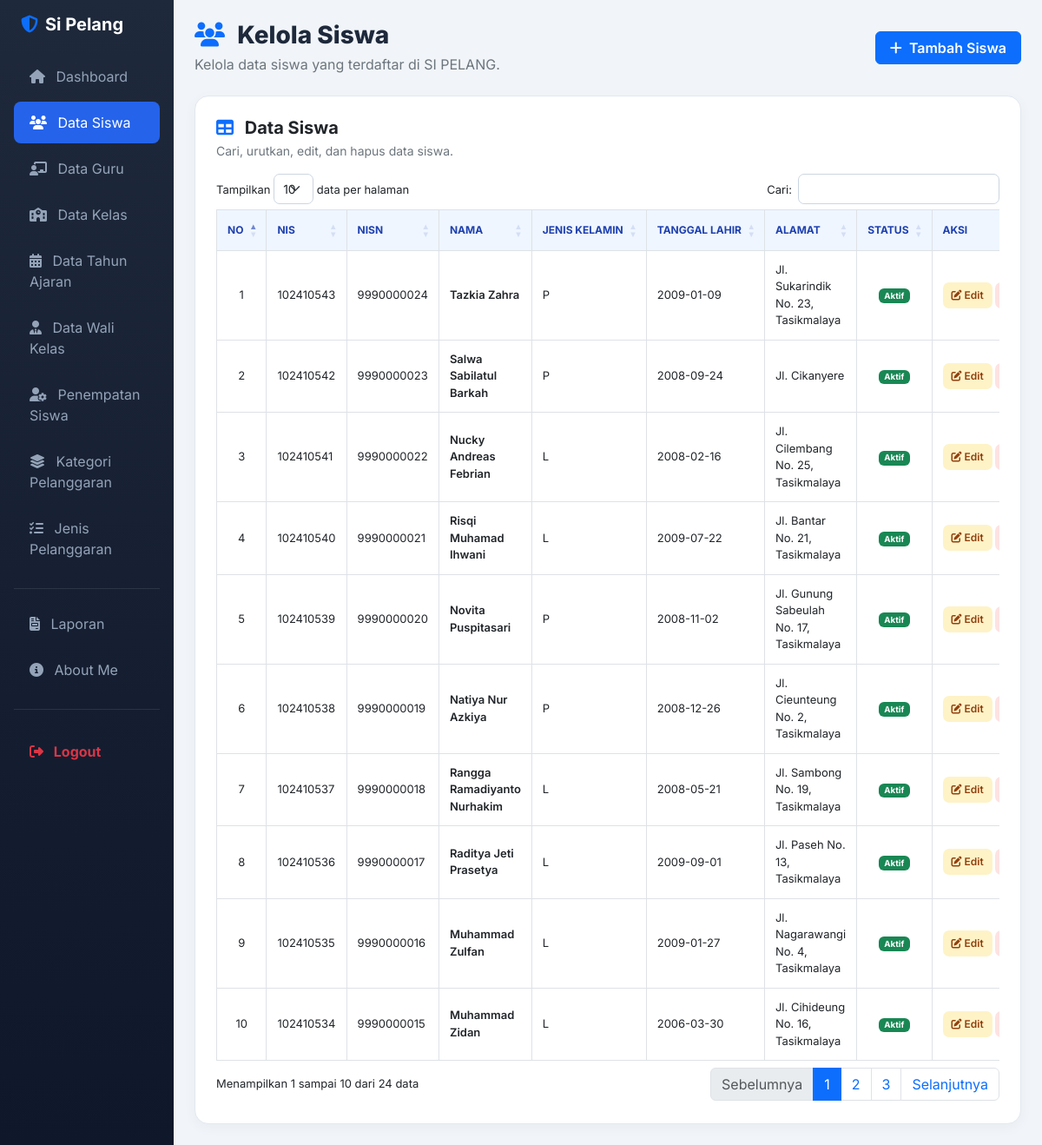
/kelola_siswa.php (signed in), run on the app's committed database.
### tables this page shows
CREATE TABLE `t_siswa` (
  `id` int(11) NOT NULL,
  `nis` varchar(30) DEFAULT NULL,
  `nisn` varchar(20) NOT NULL,
  `nama` varchar(150) DEFAULT NULL,
  `jenis_kelamin` char(1) NOT NULL,
  `tanggal_lahir` date NOT NULL,
  `alamat` text NOT NULL,
  `status_aktif` tinyint(1) NOT NULL,
  `created_at` timestamp NOT NULL DEFAULT current_timestamp(),
  `updated_at` timestamp NOT NULL DEFAULT current_timestamp()
);

### kelola_siswa.php (the view, shortened to what this page needs)
<?php
include 'config/koneksi.php';
$query_siswa = mysqli_query($koneksi, "
    SELECT *
    FROM t_siswa
    ORDER BY id DESC
");
?>
<!DOCTYPE html>
<html lang="id">
<head>
    <link href="https://cdn.jsdelivr.net/npm/bootstrap@5.3.0/dist/css/bootstrap.min.css" rel="stylesheet">
    <link rel="stylesheet" href="https://cdnjs.cloudflare.com/ajax/libs/font-awesome/6.4.0/css/all.min.css">
    <link rel="stylesheet" href="https://cdn.datatables.net/1.13.6/css/dataTables.bootstrap5.min.css">
</head>
<body>
<div class="container-fluid">
    <div class="row">
        <?php
        include 'layout/sidebar.php';
        ?>
        <main class="col-md-9 ms-sm-auto col-lg-10 px-md-4 py-4">
            <div class="d-flex justify-content-between align-items-center mb-4 page-header">
                <div>
                    <h3 class="page-title mb-1">
                        <i class="fas fa-users text-primary me-2"></i>
                        Kelola Siswa
                    </h3>
                    <p class="text-secondary mb-0">
                        Kelola data siswa yang terdaftar di SI PELANG.
                    </p>
                </div>
                <a href="tambah_siswa.php" class="btn btn-primary px-3 fw-semibold">
                    <i class="fas fa-plus me-1"></i>
                    Tambah Siswa
                </a>
            </div>
            <div class="card card-custom p-4">
                <div class="mb-3">
                    <h5 class="fw-bold mb-1">
                        <i class="fas fa-table text-primary me-2"></i>
                        Data Siswa
                    </h5>
                    <p class="text-secondary small mb-0">
                        Cari, urutkan, edit, dan hapus data siswa.
                    </p>
                </div>
                <div class="table-responsive">
                    <table id="tabelSiswa" class="table table-bordered table-hover align-middle w-100">
                        <thead class="table-custom-header text-center">
                            <tr>
                                <th>No</th>
                                <th>NIS</th>
                                <th>NISN</th>
                                <th>Nama</th>
                                <th>Jenis Kelamin</th>
                                <th>Tanggal Lahir</th>
                                <th>Alamat</th>
                                <th>Status</th>
                                <th>Aksi</th>
                            </tr>
                        </thead>
                        <tbody>
                            <?php
                            $no = 1;
                            if ($query_siswa && mysqli_num_rows($query_siswa) > 0) :
                                while ($data = mysqli_fetch_assoc($query_siswa)) :
                                    $id_val = $data['id'] ?? 0;
                                    $status = $data['status_aktif'] ?? 'Tidak Aktif';
                                    $status_aktif = strtolower((string) $status) === 'aktif'
                                        || $status == 1;
                            ?>
                            <tr>
                                <td class="text-center"><?= $no++; ?></td>
                                <td>
                                    <?= htmlspecialchars($data['nis'] ?? '-'); ?>
                                </td>
                                <td>
                                    <?= htmlspecialchars($data['nisn'] ?? '-'); ?>
                                </td>
                                <td class="fw-semibold">
                                    <?= htmlspecialchars($data['nama'] ?? '-'); ?>
                                </td>
                                <td>
                                    <?= htmlspecialchars($data['jenis_kelamin'] ?? '-'); ?>
                                </td>
                                <td>
                                    <?= htmlspecialchars($data['tanggal_lahir'] ?? '-'); ?>
                                </td>
                                <td>
                                    <?= htmlspecialchars($data['alamat'] ?? '-'); ?>
                                </td>
                                <td class="text-center">
                                    <?php if ($status_aktif) : ?>
                                        <span class="badge bg-success">
                                            Aktif
                                        </span>
                                    <?php else : ?>
                                        <span class="badge bg-secondary">
                                            Tidak Aktif
                                        </span>
                                    <?php endif; ?>
                                </td>
                                <td class="text-center text-nowrap">
                                    <a href="edit_siswa.php?id=<?= (int) $id_val; ?>"
                                       class="btn btn-action-edit">
                                        <i class="fas fa-pen-to-square"></i>
                                        Edit
                                    </a>
                                    <a href="hapus_siswa.php?id=<?= (int) $id_val; ?>"
                                       class="btn btn-action-delete"
                                       onclick="return confirm('Yakin ingin menghapus data siswa ini?')">
                                    </a>
                                </td>
                            </tr>
                            <?php
                                endwhile;
                            endif;
                            ?>
                        </tbody>
                    </table>
                </div>
            </div>
        </main>
    </div>
</div>
</body>
</html>

### kelola_siswa.php (style rules this page uses)
body { font-family: 'Inter', sans-serif; background-color: #f1f5f9; color: #334155; }
.page-title { font-weight: 800; color: #1e293b; }
.card-custom { background: #ffffff; border: 1px solid #e2e8f0; border-radius: 16px; box-shadow: 0 4px 15px rgba(15, 23, 42, 0.04); }
.table-custom-header th { background-color: #eff6ff; color: #1e40af; font-size: 12px; font-weight: 700; text-transform: uppercase; padding: 14px 12px; white-space: nowrap; vertical-align: middle; }
#tabelSiswa td { padding: 12px; font-size: 13px; vertical-align: middle; }
.btn-action-edit { background-color: #fef3c7; color: #92400e; border: none; border-radius: 7px; padding: 6px 10px; font-size: 12px; font-weight: 600; }
.btn-action-delete { background-color: #fee2e2; color: #b91c1c; border: none; border-radius: 7px; padding: 6px 10px; font-size: 12px; font-weight: 600; }

### data on the page
t_siswa: nis "102410543", nisn "9990000024", nama "Tazkia Zahra", jenis_kelamin "P", tanggal_lahir "2009-01-09", alamat "Jl. Sukarindik No. 23, Tasikmalaya", status_aktif "Aktif"
t_siswa: nis "102410542", nisn "9990000023", nama "Salwa Sabilatul Barkah", jenis_kelamin "P", tanggal_lahir "2008-09-24", alamat "Jl. Cikanyere", status_aktif "Aktif"
t_siswa: nis "102410541", nisn "9990000022", nama "Nucky Andreas Febrian", jenis_kelamin "L", tanggal_lahir "2008-02-16", alamat "Jl. Cilembang No. 25, Tasikmalaya", status_aktif "Aktif"
t_siswa: nis "102410540", nisn "9990000021", nama "Risqi Muhamad Ihwani", jenis_kelamin "L", tanggal_lahir "2009-07-22", alamat "Jl. Bantar No. 21, Tasikmalaya", status_aktif "Aktif"
t_siswa: nis "102410539", nisn "9990000020", nama "Novita Puspitasari", jenis_kelamin "P", tanggal_lahir "2008-11-02", alamat "Jl. Gunung Sabeulah No. 17, Tasikmalaya", status_aktif "Aktif"
t_siswa: nis "102410538", nisn "9990000019", nama "Natiya Nur Azkiya", jenis_kelamin "P", tanggal_lahir "2008-12-26", alamat "Jl. Cieunteung No. 2, Tasikmalaya", status_aktif "Aktif"
t_siswa: nis "102410537", nisn "9990000018", nama "Rangga Ramadiyanto Nurhakim", jenis_kelamin "L", tanggal_lahir "2008-05-21", alamat "Jl. Sambong No. 19, Tasikmalaya", status_aktif "Aktif"
t_siswa: nis "102410536", nisn "9990000017", nama "Raditya Jeti Prasetya", jenis_kelamin "L", tanggal_lahir "2009-09-01", alamat "Jl. Paseh No. 13, Tasikmalaya", status_aktif "Aktif"
t_siswa: nis "102410535", nisn "9990000016", nama "Muhammad Zulfan", jenis_kelamin "L", tanggal_lahir "2009-01-27", alamat "Jl. Nagarawangi No. 4, Tasikmalaya", status_aktif "Aktif"
t_siswa: nis "102410534", nisn "9990000015", nama "Muhammad Zidan", jenis_kelamin "L", tanggal_lahir "2006-03-30", alamat "Jl. Cihideung No. 16, Tasikmalaya", status_aktif "Aktif"
